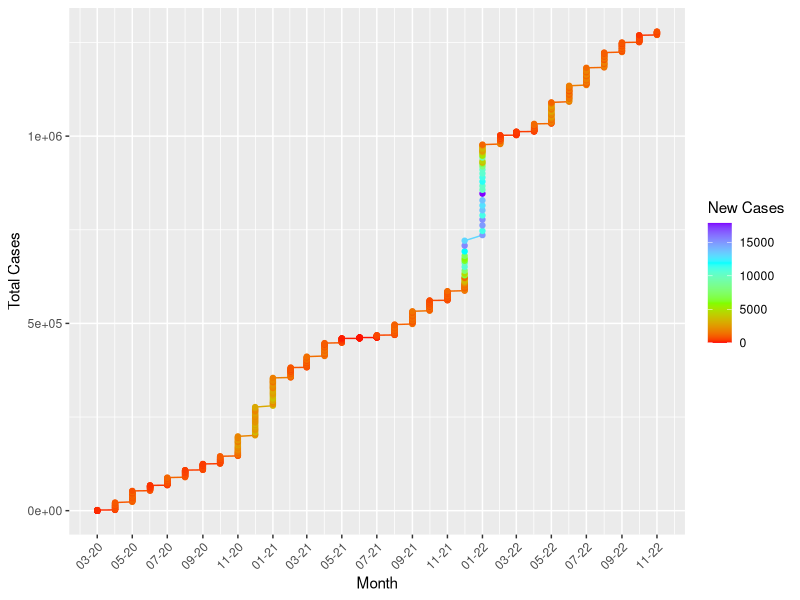
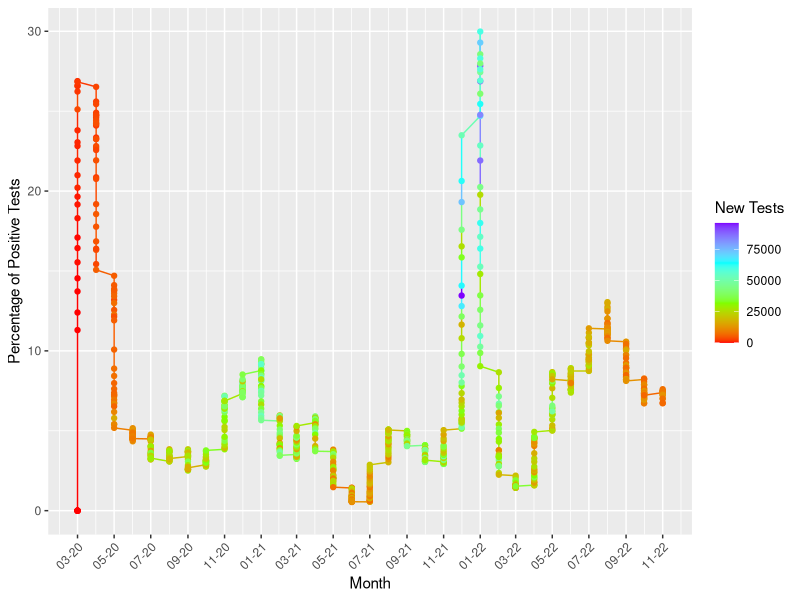
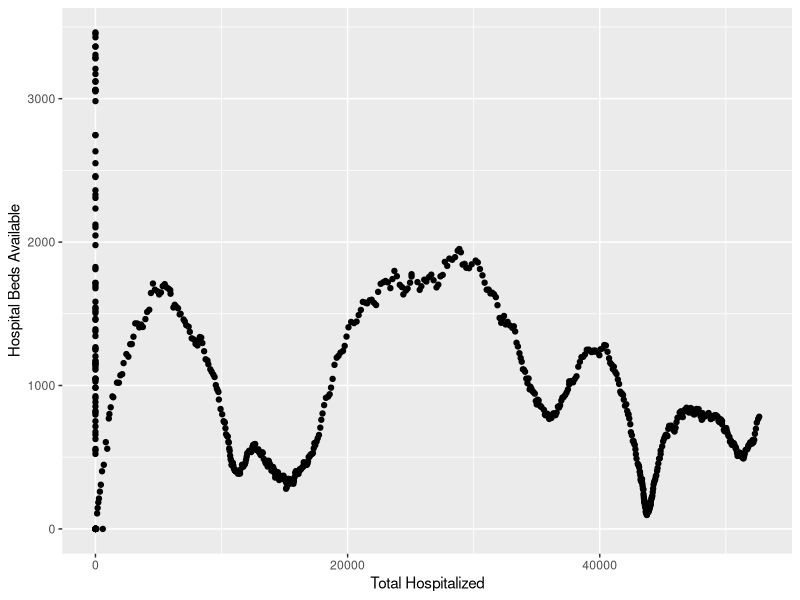
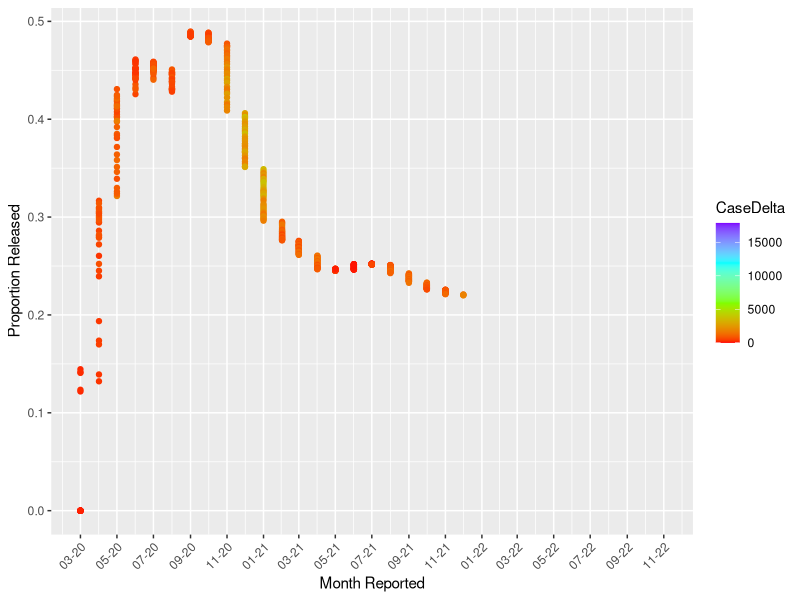
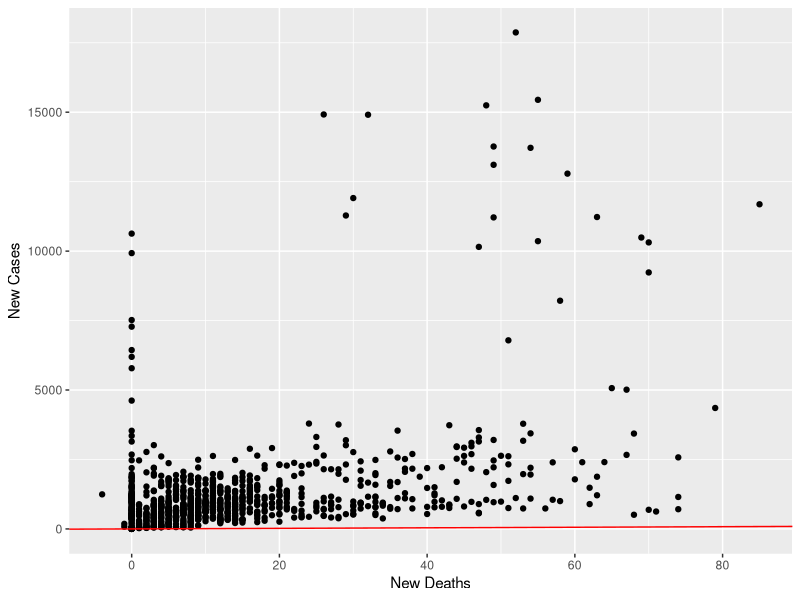

Generate these figures, in order, with R: (Note: this script raises an error after producing the figures.)
## ---- chunk 1
knitr::opts_chunk$set(echo = TRUE)
## ---- chunk 2

library(data.table)
df <- fread('MD_COVID-19_-_MASTER_Case_Tracker.csv')
show(df)
## ---- chunk 3
library(tidyverse)
library(lubridate)
library(dplyr)
## ---- chunk 4


df1 <- df %>% dplyr::mutate(year = year(as.Date(df$ReportDate,format="%m/%d/%Y")),
                 month = lubridate::month(as.Date(df$ReportDate,format="%m/%d/%Y")),
                 day = lubridate::day(as.Date(df$ReportDate,format="%m/%d/%Y")),
                 date = my(format(as.Date(df$ReportDate,format = "%m/%d/%Y"),"%m/%y")))
## ---- chunk 5
ggplot(data=df1, aes(x=df1$date, y=df1$TotalCases, color= df1$CaseDelta)) +
  labs(x = "Month", y = "Total Cases", color = "New Cases") +
  scale_colour_gradientn(colors=rainbow(4)) +
  geom_line()+
  geom_point() +
  scale_x_date(date_labels = "%m-%y",
               date_breaks = "2 month") +
  theme(axis.text.x = element_text(angle = 45, hjust=1))
## ---- chunk 6
ggplot(data=df1, aes(x=df1$date, y=df1$PosTestPercent, color = df1$TestsDelta)) +
  geom_line() +
  labs(color = "New Tests", x = "Month", y = "Percentage of Positive Tests") +
  scale_colour_gradientn(colors=rainbow(4)) +
  geom_point() +
  scale_x_date(date_labels = "%m-%y",
               date_breaks = "2 month") +
  theme(axis.text.x = element_text(angle = 45, hjust=1))
## ---- chunk 7
ggplot(data=df1, aes(x=df1$total_hospitalized, y=df1$bedsTotal)) +
  xlab("Total Hospitalized") +
  ylab("Hospital Beds Available") +
  geom_point()
## ---- chunk 8
proportion_released = df1$total_released / df1$total_hospitalized
ggplot(data=df1, aes(x=df1$date, y=proportion_released, color=CaseDelta)) +
  scale_colour_gradientn(colors=rainbow(4)) +
  xlab("Month Reported") +
  ylab("Proportion Released") +
  geom_point() +
  scale_x_date(date_labels = "%m-%y",
               date_breaks = "2 month") +
  theme(axis.text.x = element_text(angle = 45, hjust=1))

## ---- chunk 9
df1[is.na(df1)] = 0
ggplot(data=df1, aes(x=df1$deathsDelta, y=df1$CaseDelta)) +
  labs(y = "New Cases", x = "New Deaths") +
  geom_point() +
  geom_abline(color = "red")
## ---- chunk 10

ggp1 <- ggplot(data = df1, aes(x=df1$date)) +       
  geom_line(aes(y = df1$genMale), color = "blue") +
  geom_line(aes(y = df1$genFemale), color = "pink") +
  labs(x=Date, y= Gender) +
  theme(axis.text.x = element_text(angle = 45, hjust=1))

ggp1     
